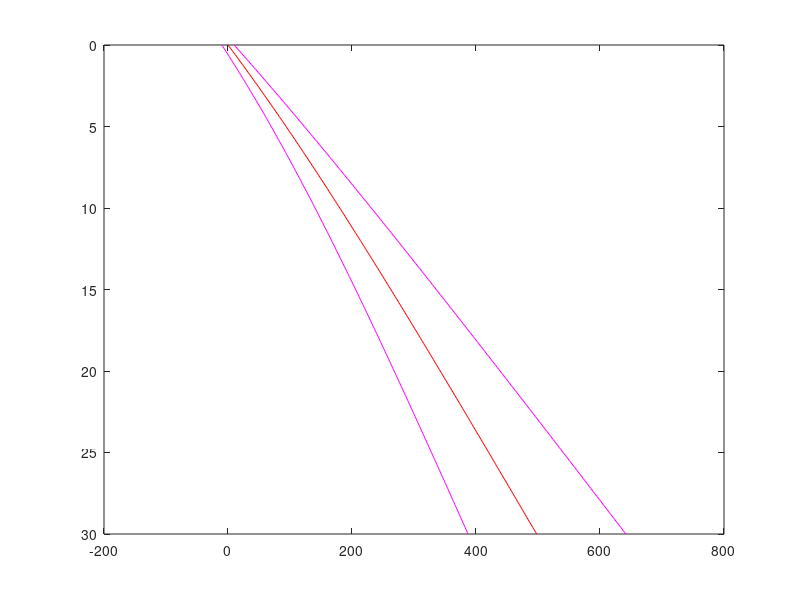

Recreate this plot in MATLAB.
clear all; close all;

T0min = -10; T0mid = 0; T0max = 10;
qmmin = 40; qmmid = 50; qmmax = 60; 
q0min = 60; q0mid = 65; q0max = 70;
kmin = 3; k = 3.3; kmax = 3.5;
hr = 10;

y = [0:0.1:30];
F1min = T0min+((qmmin*y)/kmax)+((q0min-qmmin)*hr/kmax)*(1-exp(-y/hr));
F1mid = T0mid+((qmmid*y)/k)+((q0mid-qmmid)*hr/k)*(1-exp(-y/hr));
F1max = T0max+((qmmax*y)/kmin)+((q0max-qmmax)*hr/kmin)*(1-exp(-y/hr));

plot(F1min,y,'m',F1mid,y,'r',F1max,y,'m');
set(gca,'YDir','reverse');



